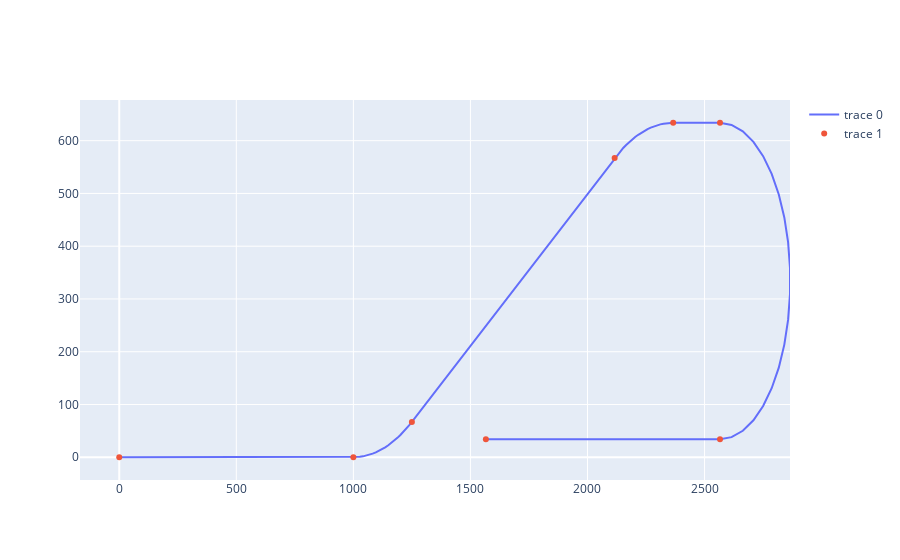

This figure's notebook cell:
### Code cell
commands = [Straight(1000), Turn(500, 30), Straight(1000), Turn(500, 30, left=False), Straight(200),
            Turn(300, 180, False), Straight(1000)]
_populate_coordinates([0,0,0], 0, commands)
_plot_path(commands)
